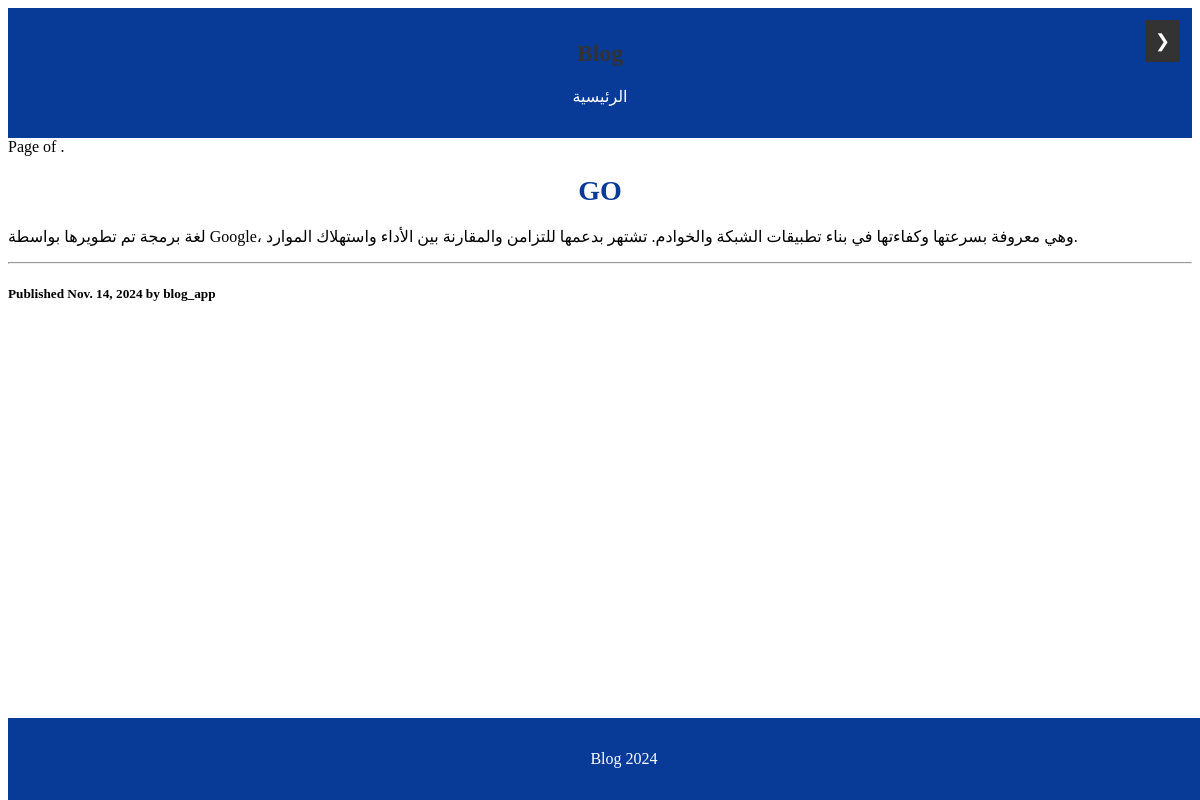
The page /2024/11/14/Go/ on the database its author committed.
### home/models.py (models this page shows, shortened)
class Post(models.Model):
    class Status(models.TextChoices):
        DRAFT = 'DF', 'Draft'
        PUBLISHED = 'PB', 'Published'
    title = models.CharField(max_length=200)
    auther = models.ForeignKey(User ,on_delete=models.CASCADE , related_name= 'blog_post',null=True , blank=True)
    slug = models.SlugField(max_length=200 , unique_for_date='publish',null=True , blank=True)
    body = models.TextField()
    publish = models.DateField(default=timezone.now)
    created = models.DateField(auto_now_add=True)
    updated = models.DateField(auto_now_add=True)
    status = models.CharField(max_length=2,choices=Status.choices,default=Status.DRAFT)
    class Meta:
        ordering = ['-publish']  #to order the posts from oldest to newest
        indexes =[
            models.Index(fields=['publish']),
        ]

### home/views.py (the view)
# urls.py: path('<int:year>/<int:month>/<int:day>/<slug:post>/',views.post_details,name='details'),
def post_details(request, year, month, day, post):
    post = get_object_or_404(Post,
                            slug=post,
                            publish__year=year,
                            publish__month=month,
                            publish__day=day)
    return render(request , 'details.html',{'post':post})

### templates/details.html (shortened to what this page needs)
{% extends "base.html" %}
{% block content %}
<h1>{{ post.title }}</h1>
<p>
    {{post.body}}
</p>
<hr>
<h5 class="date">
    Published {{post.publish}} by {{post.auther}}
</h5>
{% endblock %}

### static/style.css (style rules this page uses)
h1 { font-size: 24px; text-align: center; margin-bottom: 20px; color: #333333; }
.container h1 { font-size: 28px; text-align: center; margin-bottom: 20px; color: #083a98; }
body::after { content: ""; display: block; height: 60px; }

### rows shown on the page
Post: title "GO", body "لغة برمجة تم تطويرها بواسطة Google، وهي معروفة بسرعتها وكفاءتها في بناء تطبيقات الشبكة والخوادم. تشتهر بدعمها للتزامن والمقارنة بين الأداء واستهلاك الموارد.", publish "Nov. 14, 2024", auther "blog_app"
